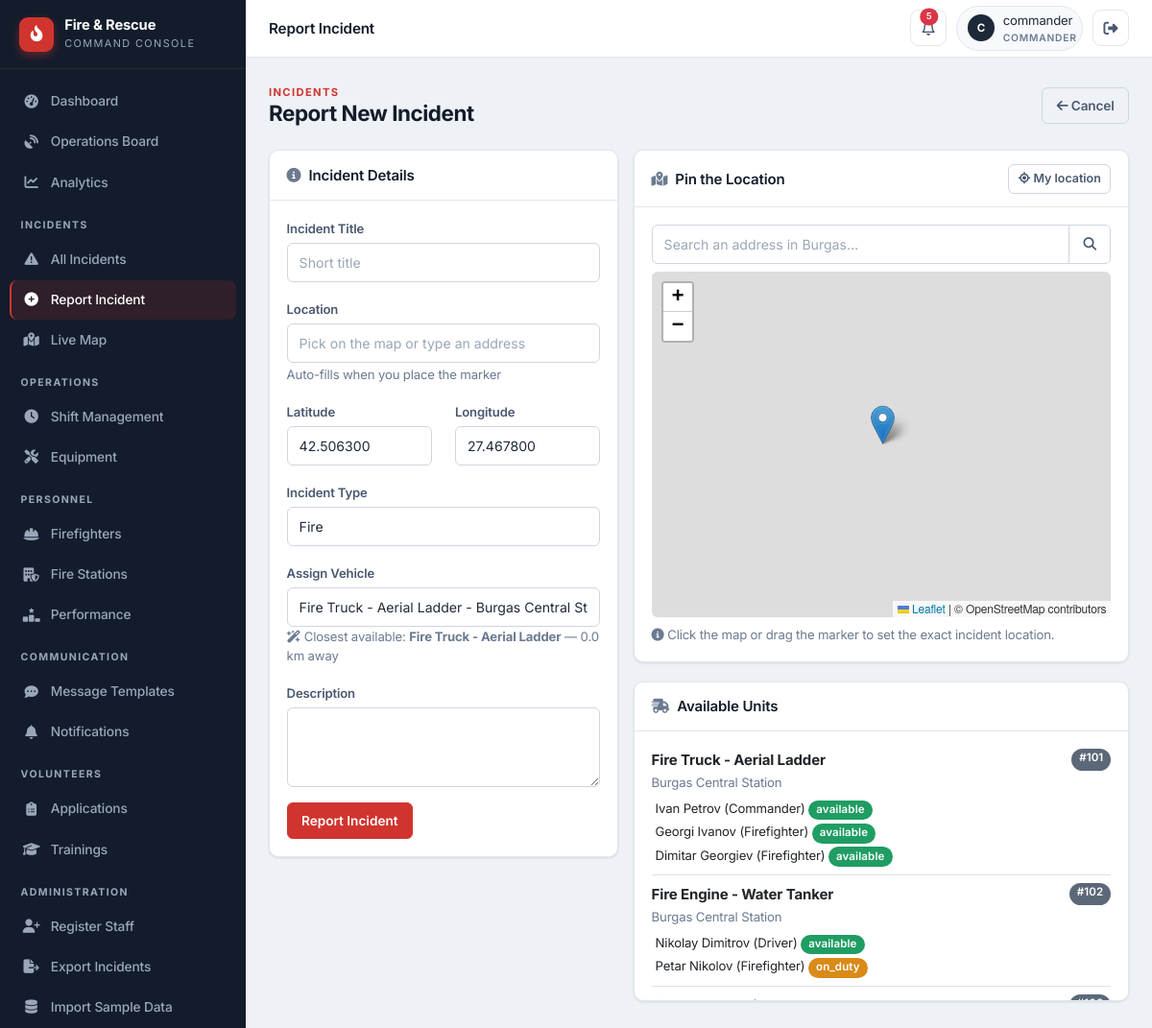
The page /staff/report_incident (signed in) on the database its author committed.
### app/models/vehicle.py (models this page shows)
class Vehicle(db.Model):
    id = db.Column(db.Integer, primary_key=True)
    type = db.Column(db.String(50))
    location = db.Column(db.String(200))
    latitude = db.Column(db.Float, nullable=True)
    longitude = db.Column(db.Float, nullable=True)
    last_updated = db.Column(db.DateTime, default=datetime.datetime.utcnow, onupdate=datetime.datetime.utcnow)
    speed = db.Column(db.Float, nullable=True)
    heading = db.Column(db.Integer, nullable=True)
    status = db.Column(db.String(20), default='station')
    station_id = db.Column(db.Integer, db.ForeignKey('fire_station.id'), nullable=True)
    current_incident_id = db.Column(db.Integer, db.ForeignKey('incident.id'), nullable=True)
    route_polyline = db.Column(db.Text, nullable=True)      # JSON list of [lat, lng] along the road
    route_started_at = db.Column(db.DateTime, nullable=True)  # when the vehicle began driving
    route_total_seconds = db.Column(db.Float, nullable=True)  # animation duration (sped up for demo)
    route_real_seconds = db.Column(db.Float, nullable=True)   # real OSRM driving time, for ETA display
    route_distance_m = db.Column(db.Float, nullable=True)     # real route distance in meters
    route_dest_lat = db.Column(db.Float, nullable=True)
    route_dest_lng = db.Column(db.Float, nullable=True)
    current_incident = db.relationship('Incident', foreign_keys=[current_incident_id])
    firefighters = db.relationship('Firefighter', backref='assigned_vehicle', lazy=True)

### app/models/firefighter.py (models this page shows)
class Firefighter(db.Model):
    id = db.Column(db.Integer, primary_key=True)
    name = db.Column(db.String(100), nullable=False)
    rank = db.Column(db.String(50))
    status = db.Column(db.String(20), default='available')
    vehicle_id = db.Column(db.Integer, db.ForeignKey('vehicle.id'), nullable=True)
    station_id = db.Column(db.Integer, db.ForeignKey('fire_station.id'), nullable=True)
    user_id = db.Column(db.Integer, db.ForeignKey('user_model.id'), nullable=True, unique=True)
    user = db.relationship('UserModel', foreign_keys=[user_id], backref='firefighter_profile')
    employee_id = db.Column(db.String(20), unique=True, nullable=True)
    phone = db.Column(db.String(20), nullable=True)
    hire_date = db.Column(db.DateTime, nullable=True)
    last_active = db.Column(db.DateTime, nullable=True)
    current_shift_id = db.Column(db.Integer, db.ForeignKey('shift.id'), nullable=True)
    current_shift = db.relationship('Shift', foreign_keys=[current_shift_id], back_populates='firefighter')
    shifts = db.relationship('Shift', foreign_keys='Shift.firefighter_id', back_populates='firefighter')

### app/routes/incidents.py (the view, shortened to what this page needs)
@incidents_bp.route('/staff/report_incident', methods=['GET', 'POST'])
@login_required
@role_required('dispatcher', 'commander')
def report_incident():
    form = IncidentForm()
    vehicles = Vehicle.query.all()
    form.vehicle_id.choices = [(v.id, f"{v.type} - {v.location}") for v in vehicles]
    if not form.vehicle_id.choices:
        form.vehicle_id.choices = [(0, 'No vehicles available - Import data first!')]
    return render_template('staff/incidents/report.html', form=form, vehicles=vehicles)

### app/forms/incident_forms.py
class IncidentForm(FlaskForm):
    title = StringField('Incident Title', validators=[DataRequired()])
    location = StringField('Location', validators=[DataRequired()])
    latitude = StringField('Latitude', validators=[Optional()])
    longitude = StringField('Longitude', validators=[Optional()])
    incident_type = SelectField('Incident Type',
                                choices=[('fire', 'Fire'),
                                         ('rescue', 'Rescue'),
                                         ('accident', 'Car Accident'),
                                         ('hazmat', 'Hazardous Materials'),
                                         ('other', 'Other')],
                                validators=[DataRequired()])
    description = TextAreaField('Description', validators=[DataRequired()])
    vehicle_id = SelectField('Assign Vehicle', coerce=int, validators=[DataRequired()])
    submit = SubmitField('Report Incident')

### app/utils.py (called while the page is built)
def login_required(f):
    @wraps(f)
    def decorated_function(*args, **kwargs):
        if not session.get('logged_in'):
            flash('Please login to access the staff portal.', 'warning')
            return redirect(url_for('auth.staff_login'))
        return f(*args, **kwargs)
    return decorated_function

def role_required(*roles):
    def decorator(f):
        @wraps(f)
        def decorated_function(*args, **kwargs):
            if not session.get('logged_in'):
                flash('Please login to access the staff portal.', 'warning')
                return redirect(url_for('auth.staff_login'))
            if session.get('user_role') not in roles:
                flash('Unauthorized access. This incident has been logged.', 'danger')
                return redirect(url_for('dashboard.staff_dashboard'))
            return f(*args, **kwargs)
        return decorated_function
    return decorator

### app/templates/staff/incidents/report.html (shortened to what this page needs)
{% extends "staff/base.html" %}
{% block topbar_title %}Report Incident{% endblock %}
{% block content %}
<div class="page-head">
    <div>
        <div class="eyebrow">Incidents</div>
        <h1>Report New Incident</h1>
    </div>
    <a href="{{ url_for('incidents.list_incidents') }}" class="btn btn-outline-secondary">
        <i class="fa-solid fa-arrow-left"></i> Cancel
    </a>
</div>
<form method="POST">
    <div class="row g-3">
        <div class="col-lg-5">
            <div class="card">
                <div class="card-header"><i class="fa-solid fa-circle-info text-muted me-2"></i>Incident Details</div>
                <div class="card-body">
                    <div class="mb-3">{{ form.title.label(class="form-label") }}{{ form.title(class="form-control", placeholder="Short title") }}</div>
                    <div class="mb-3">
                        {{ form.location.label(class="form-label") }}
                        {{ form.location(class="form-control", placeholder="Pick on the map or type an address", id="location") }}
                        <small class="text-muted">Auto-fills when you place the marker</small>
                    </div>
                    <div class="row">
                        <div class="col-6 mb-3">
                            {{ form.latitude.label(class="form-label") }}
                            {{ form.latitude(class="form-control", id="latitude", readonly=true, placeholder="—") }}
                        </div>
                        <div class="col-6 mb-3">
                            {{ form.longitude.label(class="form-label") }}
                            {{ form.longitude(class="form-control", id="longitude", readonly=true, placeholder="—") }}
                        </div>
                    </div>
                    <div class="mb-3">{{ form.incident_type.label(class="form-label") }}{{ form.incident_type(class="form-select") }}</div>
                    <div class="mb-3">
                        {{ form.vehicle_id.label(class="form-label") }}
                        {{ form.vehicle_id(class="form-select") }}
                        <small class="text-muted d-block" id="unitHint">This unit will be dispatched and routed live</small>
                    </div>
                    <div class="mb-3">{{ form.description.label(class="form-label") }}{{ form.description(class="form-control", rows=3) }}</div>
                    {{ form.submit(class="btn btn-primary") }}
                </div>
            </div>
        </div>
        <div class="col-lg-7">
            <div class="card">
                <div class="card-header d-flex justify-content-between align-items-center">
                    <span><i class="fa-solid fa-map-location-dot text-muted me-2"></i>Pin the Location</span>
                    <button type="button" class="btn btn-sm btn-outline-secondary" id="useMyLocation">
                        <i class="fa-solid fa-location-crosshairs"></i> My location
                    </button>
                </div>
                <div class="card-body">
                    <div class="input-group mb-2">
                        <input type="text" class="form-control" id="addressSearch" placeholder="Search an address in Burgas…">
                        <button type="button" class="btn btn-outline-secondary" id="searchBtn"><i class="fa-solid fa-magnifying-glass"></i></button>
                    </div>
                    <div id="pickMap" style="height: 360px; width: 100%; border-radius: var(--r-sm);"></div>
                    <small class="text-muted d-block mt-2">
                        <i class="fa-solid fa-circle-info"></i>
                        Click the map or drag the marker to set the exact incident location.
                    </small>
                </div>
            </div>
            <div class="card mb-0">
                <div class="card-header"><i class="fa-solid fa-truck-fast text-muted me-2"></i>Available Units</div>
                <div class="card-body" style="max-height: 280px; overflow-y: auto;">
                    {% if vehicles %}
                        {% for vehicle in vehicles %}
                        <div class="border-bottom mb-2 pb-2">
                            <div class="d-flex justify-content-between">
                                <strong>{{ vehicle.type }}</strong>
                                <span class="badge bg-secondary">#{{ vehicle.id }}</span>
                            </div>
                            <small class="text-muted">{{ vehicle.location }}</small>
                            {% if vehicle.firefighters %}
                            <ul class="list-unstyled ms-1 mb-0 mt-1">
                                {% for f in vehicle.firefighters %}
                                <li><small>{{ f.name }} ({{ f.rank }}) <span class="badge {% if f.status == 'available' %}bg-success{% else %}bg-warning{% endif %}">{{ f.status }}</span></small></li>
                                {% endfor %}
                            </ul>
                            {% else %}<small class="text-muted ms-1">No crew assigned</small>{% endif %}
                        </div>
                        {% endfor %}
                    {% else %}
                        <p class="text-muted mb-0">No vehicles available. <a href="{{ url_for('personnel.import_data') }}">Import data first</a>.</p>
                    {% endif %}
                </div>
            </div>
        </div>
    </div>
</form>
<link rel="stylesheet" href="https://unpkg.com/leaflet@1.9.4/dist/leaflet.css" />
{% endblock %}

### app/static/css/theme.css (style rules this page uses)
:root { --bg: #eef1f5; --surface: #ffffff; --surface-2: #f7f9fc; --border: #e2e7ee; --border-strong: #cfd6e0; --ink: #131c2b; --ink-2: #1d2838; --ink-3: #2a3650; --ink-soft: #3a4860; --text: #1f2a3a; --text-2: #4a5870; --muted: #6b7a90; --on-dark: #e7ecf3; --on-dark-muted: #9aa7ba; --accent: #d1342f; --accent-dark: #ab2420; --accent-soft: #fdeceb; --success: #1f9d63; --success-soft: #e6f5ed; --warning: #d98a17; --warning-soft: #fbf1de; --info: #2b6cb0; --info-soft: #e6f0f9; --danger: #d1342f; --danger-soft: #fdeceb; --r-sm: 6px; --r: 10px; --r-lg: 14px; --shadow-xs: 0 1px 2px rgba(19, 28, 43, 0.06); --shadow-sm: 0 1px 3px rgba(19, 28, 43, 0.08), 0 1px 2px rgba(19, 28, 43, 0.04); --shadow-md: 0 4px 12px rgba(19, 28, 43, 0.08); --shadow-lg: 0 12px 28px rgba(19, 28, 43, 0.12); --sidebar-w: 256px; --topbar-h: 60px; --spacing-xs: 0.25rem; --spacing-sm: 0.5rem; --spacing-md: 1rem; --spacing-lg: 1.5rem; --spacing-xl: 2rem; --border-radius: var(--r); --border-radius-sm: var(--r-sm); --border-radius-lg: var(--r-lg); --primary-color: var(--accent); --secondary-color: var(--muted); --danger-color: var(--danger); }
* { box-sizing: border-box; }
html { -webkit-text-size-adjust: 100%; }
body { font-family: 'Inter', -apple-system, BlinkMacSystemFont, 'Segoe UI', Roboto, sans-serif; color: var(--text); background: var(--bg); font-size: 0.94rem; line-height: 1.55; letter-spacing: -0.01em; -webkit-font-smoothing: antialiased; text-rendering: optimizeLegibility; }
h1, h2, h3, h4, h5, h6 { color: var(--ink); font-weight: 700; letter-spacing: -0.02em; }
a { text-decoration: none; }
.text-muted { color: var(--muted) !important; }
.page-head { display: flex; align-items: center; justify-content: space-between; gap: 1rem; margin-bottom: 1.5rem; flex-wrap: wrap; }
.page-head h1, .page-head h2 { margin: 0; font-size: 1.4rem; font-weight: 700; }
.eyebrow { text-transform: uppercase; letter-spacing: 0.12em; font-size: 0.7rem; font-weight: 700; color: var(--accent); }

### app/static/css/main.css (style rules this page uses)
.card { border: 1px solid var(--border); border-radius: var(--r); box-shadow: var(--shadow-sm); background: var(--surface); margin-bottom: 1.25rem; }
.card-header { border-bottom: 1px solid var(--border); background: transparent; font-weight: 600; color: var(--ink); padding: 0.85rem 1.1rem; border-radius: var(--r) var(--r) 0 0 !important; }
.card-body { padding: 1.1rem; }
.btn { border-radius: var(--r-sm); font-weight: 600; font-size: 0.85rem; padding: 0.5rem 0.9rem; transition: all 0.15s; border-width: 1px; }
.btn-sm { padding: 0.32rem 0.6rem; font-size: 0.78rem; }
.btn-primary, .btn-danger { background: var(--accent); border-color: var(--accent); color: #fff; }
.btn-outline-secondary { color: var(--text-2); border-color: var(--border-strong); }
.form-label { font-weight: 600; font-size: 0.82rem; color: var(--text-2); margin-bottom: 0.3rem; }
.form-control, .form-select { border-radius: var(--r-sm); border: 1px solid var(--border-strong); padding: 0.55rem 0.75rem; font-size: 0.88rem; color: var(--text); background: var(--surface); }
.form-control::placeholder { color: #9aa6b6; }
.badge { font-weight: 600; padding: 0.4em 0.7em; border-radius: 999px; font-size: 0.72rem; letter-spacing: 0.01em; }
.badge.bg-success { background: var(--success) !important; }
.badge.bg-warning { background: var(--warning) !important; color: #fff !important; }
.badge.bg-secondary { background: #5b6878 !important; }

### rows shown on the page
Vehicle: type "Fire Truck - Aerial Ladder", id "101", location "Burgas Central Station"
Firefighter: name "Ivan Petrov", rank "Commander", status "available"
Firefighter: name "Georgi Ivanov", rank "Firefighter", status "available"
Firefighter: name "Dimitar Georgiev", rank "Firefighter", status "available"
Vehicle: type "Fire Engine - Water Tanker", id "102", location "Burgas Central Station"
Firefighter: name "Nikolay Dimitrov", rank "Driver", status "available"
Firefighter: name "Petar Nikolov", rank "Firefighter", status "on_duty"

### other values the page prints
{{ (session.user_name or '?')[0]|upper }} "C"
{{ session.user_name }} "commander"
{{ session.user_role }} "COMMANDER"
